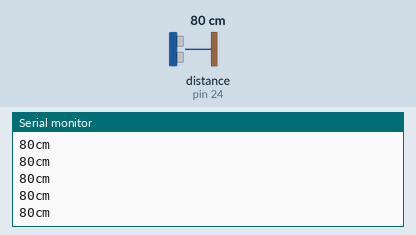
A sketch run on a simulated Arduino Mega 2560, built with avr-gcc and run on an emulated ATmega2560. Shown: the last lines printed to the serial monitor. Wiring (inferred from the names in the program): ultrasonic range finder: trigger pin 22; echo pin 24. The test bench sets the inputs (shaded band); at power-on: distance to the obstacle (sensor on pin 24) 80 cm. The echo pulse lasts 58.3 µs per cm.

Above: at 1.2 s.
1.3 s: distance to the obstacle (sensor on pin 24) set to 2 cm
At 1.38 s:
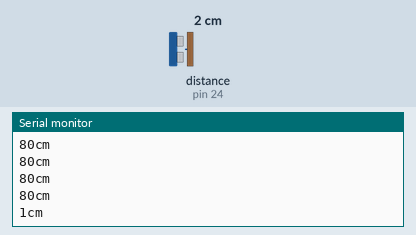
2.8 s: distance to the obstacle (sensor on pin 24) set to 120 cm
At 2.89 s:
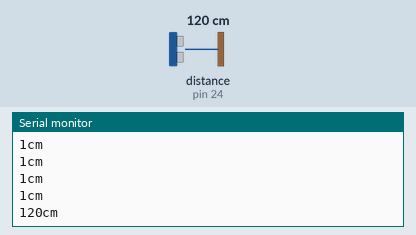
5.8 s: distance to the obstacle (sensor on pin 24) set to 250 cm
At 5.91 s:
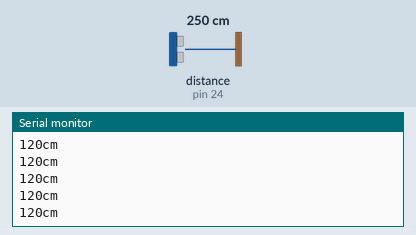
Timing chart, 0 to 8.8 s (numbered marks = the images above; inputs shaded):
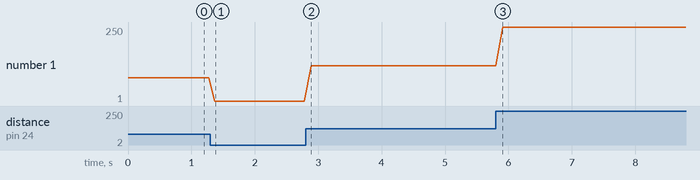

The sketch:

UltrasonicSensor.ino
```cpp
/* Ping))) Sensor

   This sketch reads a PING))) ultrasonic rangefinder and returns the
   distance to the closest object in range. To do this, it sends a pulse
   to the sensor to initiate a reading, then listens for a pulse
   to return.  The length of the returning pulse is proportional to
   the distance of the object from the sensor.

 */

// this constant won't change.  It's the pin number
// of the sensor's output:
const int echoPin = 24;
const int trigPin = 22;
long duration, cm;

void setup() {
  // initialize serial communication:
  Serial.begin(9600);
  pinMode(echoPin, INPUT);
  pinMode(trigPin,OUTPUT);
}

void loop() {


  // The Echo is triggered by a HIGH pulse of 15 or more microseconds.
  // Give a short LOW pulse beforehand to ensure a clean HIGH pulse:

  digitalWrite(trigPin, LOW);
  delayMicroseconds(15);
  digitalWrite(trigPin, HIGH);
  delayMicroseconds(15);
  digitalWrite(trigPin, LOW);

  // pulse whose duration is the time (in microseconds) from the sending
  // of the ping to the reception of its echo off of an object.

  duration = pulseIn(echoPin, HIGH);

  // convert the time into a distance

  cm = microsecondsToCentimeters(duration);

  Serial.print(cm);
  Serial.println("cm");
  delay(100);
}

long microsecondsToCentimeters(long microseconds) {
  // The speed of sound is 340 m/s or 29 microseconds per centimeter.
  // The ping travels out and back, so to find the distance of the
  // object we take half of the distance travelled.
  return microseconds / 29 / 2;
}
```

Measured:
- after the input at 1.3 s, the serial monitor: prints a new line after 0.07 s (image 1)
- after the input at 2.8 s, the serial monitor: prints a new line after 0.09 s (image 2)
- plotted number 1: 80 → 1 after the input at 1.3 s, 1 → 120 after the input at 2.8 s, 120 → 250 after the input at 5.8 s
